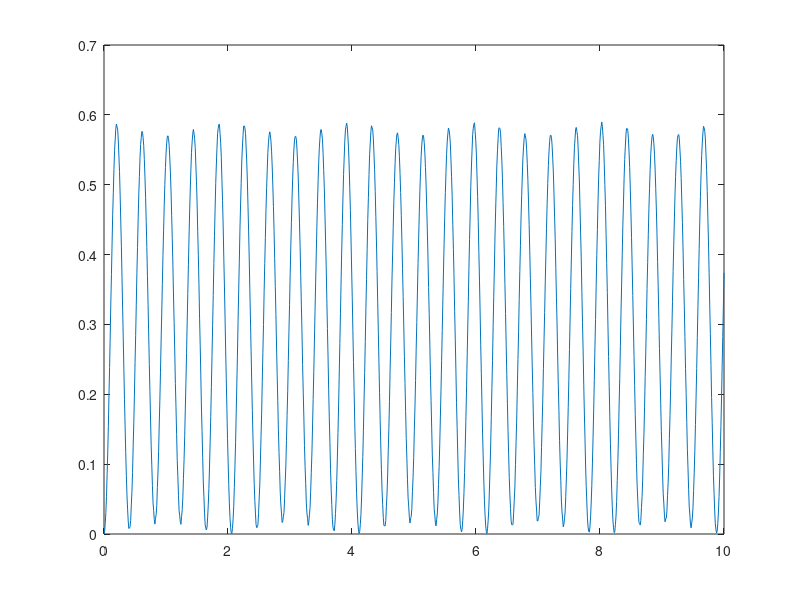

MATLAB code to generate this figure: (Note: this script raises an error after producing the figure.)
%% Set constant terms
%All terms in inverse cm, conversion to sensible units achieved by
%E = hc / lamba => 6.62606957 *10^{-33} 299792458 *10 * "E in code" gives
%Energy in Joules,  extra factor of 10 is because thats speed in cm/s
E1 = 1042; %Energy of initial state
V = 92; %Coupling
omegavib = 1111; %Frequency of vibrations / level spacing,
%assumed to be the same in each protein
viblvls = 20; %Number of vibrational levels to include, integer
coupg = 267.1; %coupling term between electronic and vibrational DOF

tendps = 10; %end time in pico seconds
convfact = 2*pi * 299792458 * 10^2 *10^(-12); %2 pi * "c" in cm/s * 1ps 
tend =convfact*tendps; %end time in units you get by putting everything in wavenumbers


%% Compute Matrix of subsystem (treated QM)
%Density matrix, electronic energy levels
rho = zeros(2);  rho(1,1) = 1;

%Excitonic Hamilonian
Hel = zeros(2); 

Hel(1,1) = E1; Hel(2,2)=0;  %On diagonal terms
Hel(1,2) = V;  Hel(2,1) = V;  % Coupling terms from dipole dipole interaction

%Vibrational Hamilonian, relative degrees of freedom only
tmp = ones(viblvls,1);
tmp(1) = 0;
for k=2:viblvls
    tmp(k) = tmp(k-1) + omegavib;
end
Hvib = diag(tmp); clear tmp 
%Note this is H_vib = omega_vib * (b_r^dag b_r) not the COM excitation

Htot = kron(Hel,eye(viblvls))+kron(eye(2),Hvib); %total Hamiltonian
%Each quadrant is vib Ham multiplied by the electric element

%Hamilonian coupling electronic and vibrational levels
%Hexvib = -g/sqrt(2)  * (n_1 - n_2)*(b^dag_rel + b_rel)

Hexvib = diag(-coupg/sqrt(2) * sqrt(1:viblvls-1),1);
Hexvib = Hexvib+Hexvib.';
Hexvib = kron([-1,0;0,1],Hexvib);

Htot = Htot + Hexvib;  %Full Hamiltonian with electric + vib + coupling
%in chromophore basis

   %eig( kron(Hel,eye(viblvls))) is purely electric Ham in full basis
    [basis_proj,Helnew] = eig( kron(Hel,eye(viblvls)) ); %project to delocalised basis
    

%% Time evolution with no decoherence from bath, no thermal init population

use_deloc_basis = true;  %If false will use chromophore site basis 
%if true will use diagonalised electron Ham basis

%exact diagonalisation is fine
init_state = zeros(length(Htot),1); 

%logic to find first excited state of elec w/ zero vib energy...
     tmplg1 = diag(Helnew)>0; %find positive values (excited)
     tmplg2 = abs(basis_proj(1,:))>eps;  %find values with stuff in zero vib state
     tmplg3 = tmplg1' & tmplg2;
     
 if use_deloc_basis
    
    Htot = basis_proj'*Htot*basis_proj;  %project Ham to deloc basis

    init_state(tmplg3) = 1; %First electronic excited state at zero vib ex
 
 else
     
     init_state = basis_proj(:,tmplg3); %#ok<UNRCH> %value in non projected basis

 end
[eigvc,eigvls] = eig(Htot);


init_state = eigvc'*init_state; %project to eigenbasis
state_at_time_t = @(t) exp(-1i*t*diag(eigvls)).*init_state; %time ev func

state_in_basis = @(t) eigvc*state_at_time_t(t); %project to initial basis

trange = linspace(0,tend,1000);

rhoYY = zeros(length(init_state),1000);
lpcnt = 0;
for tt = trange
    lpcnt = lpcnt+1;
    tmp = state_in_basis(tt);
    rhoYY(:,lpcnt) = tmp;
    %E_should_be_constant(lpcnt) = tmp'*Htot*tmp; appears fine
    
end


if use_deloc_basis
    
    rhoYY2 = sum(abs(rhoYY(~tmplg1,:)).^2);
    % Convention takes Hamiltonians with diagonally increasing
    % eigenvalues but this is not used for this work, hence the swapping
    
else
    rhoYY2 = basis_proj * rhoYY; %#ok<UNRCH>
    rhoYY2 = sum(abs(rhoYY2(~tmplg1,:)).^2)  
    
end



%% Plot graphs if I want to

figure
plot(trange/convfact,rhoYY2)  %Graph of occupation


%% Now do it with density matricies and a thermal population of vibrations

Temperature = 200; %in wavenumbers.. 
bose_ein_dist = 1./(exp(-diag(Hvib)/T)-1);

rho = zeros(length(Htot),length(Htot),length(trange));
%density matrix




%d/dt rho(t) = -i/hbar [H_tot, rho(t)]




